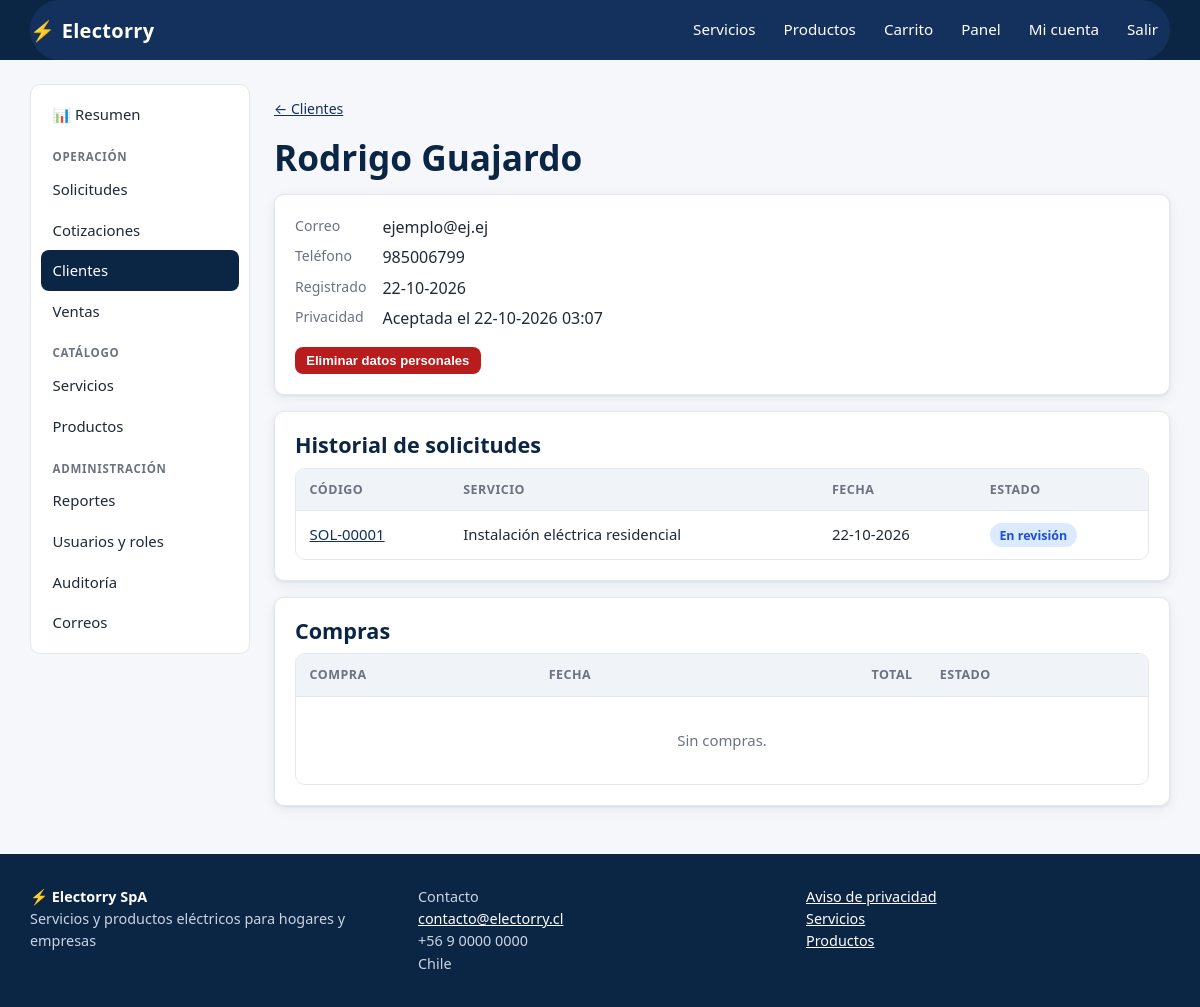
/panel/clientes/5/ (signed in), run on the app's committed database.
### apps/usuarios/models.py (models this page shows, shortened)
class Usuario(AbstractUser):
    username = None
    email = models.EmailField("correo electrónico", unique=True)
    telefono = models.CharField("teléfono", max_length=20, blank=True)
    rol = models.CharField(max_length=10, choices=Rol.choices, default=Rol.CLIENTE, db_index=True)
    acepta_privacidad = models.BooleanField("acepta aviso de privacidad", default=False)
    fecha_privacidad = models.DateTimeField(null=True, blank=True)
    anonimizado = models.BooleanField(default=False)
    USERNAME_FIELD = "email"
    REQUIRED_FIELDS = []
    objects = UsuarioManager()
    class Meta:
        ordering = ["last_name", "first_name"]
        verbose_name = "usuario"
        verbose_name_plural = "usuarios"
    @property
    def nombre_completo(self):
        return f"{self.first_name} {self.last_name}".strip()
    @property
    def es_admin(self):
        return self.rol == Rol.ADMIN
    @property
    def es_personal(self):
        return self.rol in (Rol.ADMIN, Rol.INTERNO)

### apps/solicitudes/models.py (models this page shows, shortened)
class SolicitudCotizacion(models.Model):
    cliente = models.ForeignKey(settings.AUTH_USER_MODEL, on_delete=models.PROTECT, related_name="solicitudes")
    servicio = models.ForeignKey("catalogo.Servicio", on_delete=models.PROTECT, related_name="solicitudes")
    descripcion = models.TextField("descripción del requerimiento")
    direccion = models.CharField("dirección / ubicación", max_length=250)
    comuna = models.CharField(max_length=100, blank=True)
    nombre_contacto = models.CharField(max_length=150)
    telefono_contacto = models.CharField(max_length=20)
    email_contacto = models.EmailField()
    estado = models.CharField(max_length=15, choices=Estado.choices, default=Estado.PENDIENTE, db_index=True)
    creada = models.DateTimeField(auto_now_add=True)
    actualizada = models.DateTimeField(auto_now=True)
    class Meta:
        ordering = ["-creada", "-id"]
        verbose_name = "solicitud de cotización"
        verbose_name_plural = "solicitudes de cotización"
        indexes = [models.Index(fields=["cliente", "-creada"]), models.Index(fields=["estado", "-creada"])]
    @property
    def codigo(self):
        return f"SOL-{self.pk:05d}" if self.pk else "SOL-nueva"

### apps/catalogo/models.py (models this page shows, shortened)
class Servicio(models.Model):
    categoria = models.ForeignKey(CategoriaServicio, on_delete=models.PROTECT, related_name="servicios")
    nombre = models.CharField(max_length=150)
    slug = models.SlugField(max_length=170, unique=True, blank=True)
    resumen = models.CharField(max_length=250)
    descripcion = models.TextField()
    disponible = models.BooleanField("disponible", default=True)
    creado = models.DateTimeField(auto_now_add=True)
    actualizado = models.DateTimeField(auto_now=True)
    class Meta:
        ordering = ["categoria__orden", "nombre"]
        verbose_name = "servicio"
        verbose_name_plural = "servicios"
        indexes = [models.Index(fields=["disponible", "categoria"]), models.Index(fields=["nombre"])]

### apps/panel/views.py (the view)
# urls.py: path("clientes/<int:pk>/", v.cliente_detalle, name="cliente_detalle"),
@rol_requerido(*PERSONAL)
def cliente_detalle(request, pk):
    cliente = get_object_or_404(Usuario, pk=pk, rol=Rol.CLIENTE)
    return render(
        request, "panel/cliente_detalle.html",
        {"seccion": "clientes", "cliente": cliente,
         "solicitudes": cliente.solicitudes.select_related("servicio"), "ventas": cliente.ventas.all()},
    )

### apps/core/context_processors.py (called while the page is built)
def sitio(request):
    carrito_items = 0
    carrito = request.session.get("carrito") if hasattr(request, "session") else None
    if carrito:
        carrito_items = sum(int(c) for c in carrito.values())
    return {
        "EMPRESA": settings.EMPRESA,
        "IVA": settings.IVA_PORCENTAJE,
        "carrito_items": carrito_items,
    }

### apps/core/permisos.py (called while the page is built)
def rol_requerido(*roles):
    def decorador(vista):
        @wraps(vista)
        def envoltura(request, *args, **kwargs):
            if not request.user.is_authenticated:
                return redirect_to_login(request.get_full_path())
            if request.user.rol not in roles:
                registrar_acceso_denegado(request)
                raise PermissionDenied
            return vista(request, *args, **kwargs)
        return envoltura
    return decorador

### apps/core/templatetags/electorry.py (called while the page is built)
@register.filter
def estado_css(valor):
    return str(valor).lower().replace("_", "-")

### templates/panel/cliente_detalle.html
{% extends "panel/base.html" %}{% load electorry %}
{% block panel %}
<p class="small"><a href="{% url 'panel:clientes' %}">← Clientes</a></p>
<h1>{{ cliente.nombre_completo|default:cliente.email }}</h1>
<div class="card"><dl class="meta"><dt>Correo</dt><dd>{{ cliente.email }}</dd><dt>Teléfono</dt><dd>{{ cliente.telefono|default:"—" }}</dd><dt>Registrado</dt><dd>{{ cliente.date_joined|date:"d-m-Y" }}</dd>
<dt>Privacidad</dt><dd>{% if cliente.fecha_privacidad %}Aceptada el {{ cliente.fecha_privacidad|date:"d-m-Y H:i" }}{% else %}—{% endif %}</dd></dl>
{% if user.es_admin and not cliente.anonimizado %}<form method="post" action="{% url 'panel:cliente_anonimizar' cliente.pk %}" onsubmit="return confirm('Se eliminarán los datos personales de este cliente de forma permanente. ¿Continuar?')" style="margin-top:1rem">{% csrf_token %}<button class="btn danger small" type="submit">Eliminar datos personales</button></form>{% endif %}</div>
<div class="card"><h2>Historial de solicitudes</h2><div class="table-wrap"><table><thead><tr><th>Código</th><th>Servicio</th><th>Fecha</th><th>Estado</th></tr></thead><tbody>
{% for s in solicitudes %}<tr><td><a href="{% url 'panel:solicitud_detalle' s.pk %}">{{ s.codigo }}</a></td><td>{{ s.servicio.nombre }}</td><td>{{ s.creada|date:"d-m-Y" }}</td><td><span class="estado estado-{{ s.estado|estado_css }}">{{ s.get_estado_display }}</span></td></tr>{% empty %}<tr><td colspan="4" class="empty">Sin solicitudes.</td></tr>{% endfor %}</tbody></table></div></div>
<div class="card"><h2>Compras</h2><div class="table-wrap"><table><thead><tr><th>Compra</th><th>Fecha</th><th class="num">Total</th><th>Estado</th></tr></thead><tbody>
{% for v in ventas %}<tr><td><a href="{% url 'panel:venta_detalle' v.pk %}">{{ v.codigo }}</a></td><td>{{ v.creada|date:"d-m-Y" }}</td><td class="num">{{ v.total|clp }}</td><td><span class="estado estado-{{ v.estado|estado_css }}">{{ v.get_estado_display }}</span></td></tr>{% empty %}<tr><td colspan="4" class="empty">Sin compras.</td></tr>{% endfor %}</tbody></table></div></div>
{% endblock %}

### templates/base.html (shortened to what this page needs)
{% load static electorry %}<!doctype html>
<html lang="es">
<head>
  <link rel="stylesheet" href="{% static 'css/app.css' %}">
</head>
<body>
<header class="site-header">
  <div class="container bar" id="barra-navegacion">
    <a class="brand" href="{% url 'core:inicio' %}"><span class="bolt">⚡</span> Electorry</a>
    <nav class="nav" aria-label="Principal">
      <a href="{% url 'catalogo:lista' %}">Servicios</a>
      <a href="{% url 'tienda:lista' %}">Productos</a>
      <a href="{% url 'tienda:carrito' %}">Carrito{% if carrito_items %}<span class="badge-n">{{ carrito_items }}</span>{% endif %}</a>
      {% if user.is_authenticated %}
        {% if user.es_personal %}
          <a href="{% url 'panel:dashboard' %}">Panel</a>
        {% else %}
          <a href="{% url 'solicitudes:mis_solicitudes' %}">Mis solicitudes</a>
          <a href="{% url 'tienda:mis_compras' %}">Mis compras</a>
        {% endif %}
        <a href="{% url 'usuarios:perfil' %}">{{ user.first_name|default:"Mi cuenta" }}</a>
        <form method="post" action="{% url 'usuarios:logout' %}" style="display:inline">{% csrf_token %}<button class="linklike" type="submit" style="color:#fff;padding:.5rem .75rem">Salir</button></form>
      {% else %}
        <a href="{% url 'usuarios:login' %}">Ingresar</a>
        <a class="cta" href="{% url 'usuarios:registro' %}">Crear cuenta</a>
      {% endif %}
    </nav>
  </div>
</header>
<main id="contenido" class="container">
  {% block content %}{% endblock %}
</main>
<footer class="site-footer">
  <div class="container footer-grid">
    <div><strong style="color:#fff">⚡ {{ EMPRESA.nombre }}</strong><br>{{ EMPRESA.eslogan }}</div>
    <div>Contacto<br><a href="mailto:{{ EMPRESA.email }}">{{ EMPRESA.email }}</a><br>{{ EMPRESA.telefono }}<br>{{ EMPRESA.direccion }}</div>
    <div><a href="{% url 'core:privacidad' %}">Aviso de privacidad</a><br><a href="{% url 'catalogo:lista' %}">Servicios</a><br><a href="{% url 'tienda:lista' %}">Productos</a></div>
  </div>
</footer>
</body>
</html>

### static/css/app.css (style rules this page uses)
:root { --navy: #0b2545; --navy-2: #13315c; --amber: #f5b301; --amber-d: #d99a00; --ink: #1f2937; --muted: #6b7280; --bg: #f5f7fa; --card: #fff; --line: #e3e8ef; --ok: #15803d; --ok-bg: #dcfce7; --warn: #a16207; --warn-bg: #fef3c7; --err: #b91c1c; --err-bg: #fee2e2; --info: #1d4ed8; --info-bg: #dbeafe; --radius: 10px; --shadow: 0 1px 3px rgba(11,37,69,.08), 0 4px 14px rgba(11,37,69,.06); }
*, *::before, *::after { box-sizing: border-box; }
html { scroll-behavior: smooth; }
body { margin: 0; font: 16px/1.55 system-ui, -apple-system, "Segoe UI", Roboto, sans-serif; color: var(--ink); background: var(--bg); }
a { color: var(--navy-2); }
h1, h2, h3 { line-height: 1.2; color: var(--navy); margin: 0 0 .6rem; }
h1 { font-size: clamp(1.6rem, 3vw, 2.2rem); }
h2 { font-size: 1.35rem; }
.container { width: min(1140px, 100% - 2rem); margin-inline: auto; }
.small { font-size: .875rem; }
.stack > * + * { margin-top: 1rem; }
.site-header { background: var(--navy); color: #fff; position: sticky; top: 0; z-index: 20; }
.site-header a { color: #fff; text-decoration: none; }
.site-header .bar { display: flex; align-items: center; gap: 1rem; min-height: 60px; }
#barra-navegacion { background-color: #13315c; }
.brand { font-weight: 800; font-size: 1.25rem; letter-spacing: .3px; display: flex; align-items: center; gap: .4rem; }
.brand .bolt { color: var(--amber); }
.nav { display: flex; gap: .25rem; align-items: center; margin-left: auto; flex-wrap: wrap; }
.nav a, .nav button.linklike { padding: .5rem .75rem; border-radius: 8px; color: #fff; font-size: .95rem; }
button.linklike { background: none; border: 0; cursor: pointer; font: inherit; }
main { padding: 1.5rem 0 3rem; min-height: 60vh; }
.site-footer { background: var(--navy); color: #cbd5e1; padding: 2rem 0; font-size: .9rem; }
.site-footer a { color: #fff; }
.footer-grid { display: grid; gap: 1.5rem; grid-template-columns: repeat(auto-fit, minmax(220px, 1fr)); }
.card { background: var(--card); border: 1px solid var(--line); border-radius: var(--radius); padding: 1.25rem; box-shadow: var(--shadow); }
.btn { display: inline-block; border: 0; cursor: pointer; background: var(--amber); color: var(--navy); font-weight: 700; padding: .65rem 1.1rem; border-radius: 8px; text-decoration: none; font-size: .95rem; line-height: 1.2; }
.btn.danger { background: var(--err); color: #fff; }
.btn.small { padding: .35rem .7rem; font-size: .82rem; }
.table-wrap { overflow-x: auto; background: var(--card); border: 1px solid var(--line); border-radius: var(--radius); }
table { width: 100%; border-collapse: collapse; font-size: .93rem; }
th, td { padding: .7rem .85rem; text-align: left; border-bottom: 1px solid var(--line); vertical-align: top; }
th { background: #f0f3f8; font-size: .78rem; text-transform: uppercase; letter-spacing: .04em; color: var(--muted); white-space: nowrap; }
tr:last-child td { border-bottom: 0; }
td.num, th.num { text-align: right; white-space: nowrap; }
.empty { text-align: center; padding: 2rem; color: var(--muted); }
dl.meta { display: grid; grid-template-columns: max-content 1fr; gap: .35rem 1rem; margin: 0; }
dl.meta dt { color: var(--muted); font-size: .88rem; }
dl.meta dd { margin: 0; }
.estado { display: inline-block; padding: .15rem .6rem; border-radius: 99px; font-size: .78rem; font-weight: 700; white-space: nowrap; background: #e5e7eb; color: #374151; }
.estado-en-revision, .estado-enviada, .estado-en-ejecucion { background: var(--info-bg); color: var(--info); }
.bar { background: #eef2f7; border-radius: 99px; height: 12px; overflow: hidden; }

### data on the page
Usuario: first_name "Mi cuenta"
Usuario: nombre_completo "Rodrigo Guajardo", email "ejemplo@ej.ej", telefono "985006799", date_joined "22-10-2026", fecha_privacidad "22-10-2026 03:07"
SolicitudCotizacion: codigo "SOL-00001", servicio.nombre "Instalación eléctrica residencial", creada "22-10-2026", estado "En revisión"

### other printed values
{{ EMPRESA.nombre }} "Electorry SpA"
{{ EMPRESA.eslogan }} "Servicios y productos eléctricos para hogares y empresas"
{{ EMPRESA.email }} "contacto@electorry.cl"
{{ EMPRESA.telefono }} "+56 9 0000 0000"
{{ EMPRESA.direccion }} "Chile"
